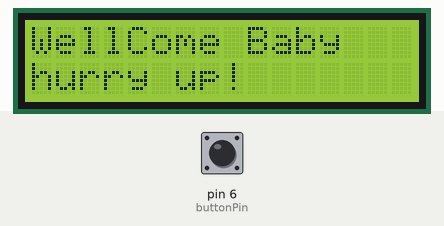
Simulated run of this sketch. Board: Arduino Uno, built with avr-gcc and run on an emulated ATmega328P. Parts: 16×2 character LCD. Inputs (shaded band) come from the test bench; at power-on: pin 6 (buttonPin) LOW.

Above: at 1.2 s.
1.3 s: pin 6 (buttonPin) pulled HIGH for 0.65 s
At 2.4 s:
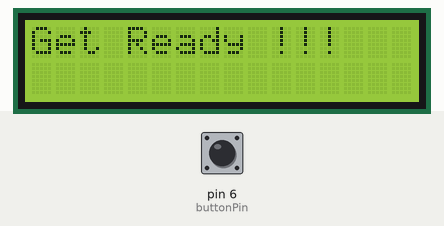
At 3.4 s:
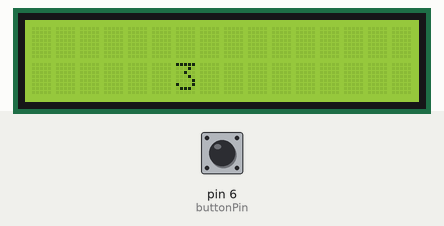
8.1 s: pin 6 (buttonPin) pulled HIGH for 3.2 s
At 11.3 s:
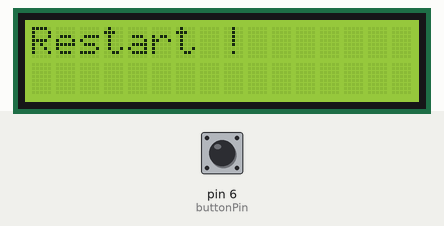
Timing chart, 0 to 12.8 s (numbered marks = the images above; inputs shaded):
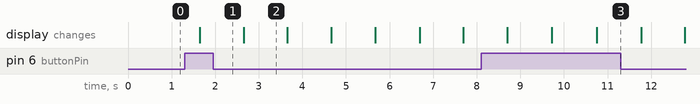

Measured:
- after the input at 1.3 s, the display: changes after 0.34 s (image 1)
- after the input at 8.1 s, the display: first differs from a run without the input after 2.7 s (image 3)
- what the display in image 2 shows lasts 1.1 s, from 2.6 s to 3.7 s

The sketch:

Project_LCD.ino
```cpp
#include <LiquidCrystal_I2C.h>

LiquidCrystal_I2C lcd(0x27, 16, 2);
int buttonPin = 6;

void setScreen();
void gameScreen();
void regameScreen();

void setup() {
  lcd.init();
  lcd.backlight();
  Serial.begin(9600);
  pinMode(buttonPin, INPUT);
}

int compare = 0;

void loop() {
  if(compare == 0){
     setScreen();
  }
  if(digitalRead(buttonPin)==1){
    compare =1;
  }

  if(compare ==1){
     gameScreen();
  }
  if(compare ==2){
    regameScreen();
  }
}

void setScreen(){
    lcd.setCursor(0,0);
    lcd.print("WellCome Baby");
    lcd.setCursor(0,1);
    lcd.print("hurry up!");
    delay(500);
}

void gameScreen(){
    lcd.clear();
    lcd.print("Get Ready !!!");
    delay(1000);

    lcd.clear();
    lcd.setCursor(6, 1);
    lcd.print("3");
    delay(1000);

    lcd.clear();
    lcd.setCursor(6, 1);
    lcd.print("2");
    delay(1000);

    lcd.clear();
    lcd.setCursor(6, 1);
    lcd.print("1");
    delay(1000);

    lcd.clear();
    lcd.setCursor(3, 1);
    lcd.print("Game Start");
    delay(1000);

    int i = 3;
    lcd.clear();
    lcd.setCursor(2,0);
    lcd.print("your Time : ");
    while(i){
      lcd.setCursor(6,1);
      lcd.print(i);
      lcd.print(" ");
      i--;
      delay(1000);
    }
    lcd.clear();
    lcd.setCursor(1,0);
    lcd.print("Congraturation!");
    lcd.setCursor(2,1);
    lcd.print("your score : ");
    delay(1000);
    compare = 2;
}

void regameScreen(){
    int j = 5;
    lcd.clear();
    lcd.setCursor(1,0);
    lcd.print("one more time ?");
    while(j) {
        if(digitalRead(buttonPin)==HIGH){
          compare=1;
          lcd.clear();
          lcd.print("Restart !");
          delay(1000);
          return;
        }
        lcd.setCursor(6,1);
        lcd.print(j);
        lcd.print(" ");
        j--;
        delay(1000);
    }
    lcd.clear();
    lcd.print("Game Over..");
    delay(1000);
    compare=0;
}
```
